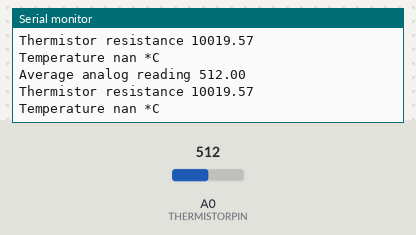
The sketch below on a simulated Arduino Uno, built with avr-gcc and run on an emulated ATmega328P. Shown: the last lines printed to the serial monitor. Inputs (shaded band) come from the test bench; at power-on: A0 (THERMISTORPIN) = 512.

Above: at 1.2 s.
1.3 s: A0 (THERMISTORPIN) set to 0
At 3.1 s:
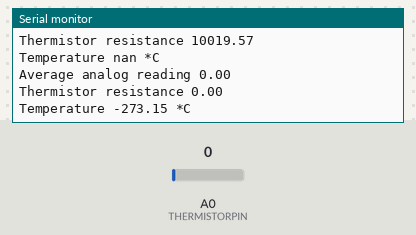
4.3 s: A0 (THERMISTORPIN) set to 1023
At 5.2 s:
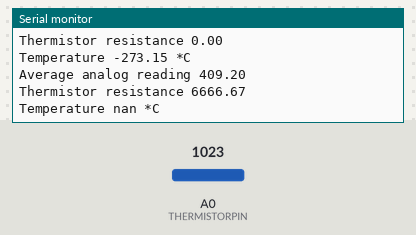
Timing chart, 0 to 7.3 s (numbered marks = the images above; inputs shaded):
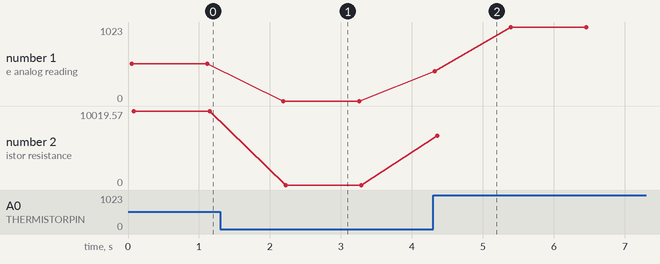

Measured:
- after the input at 1.3 s, the serial monitor: prints a new line after 0.89 s (image 1)
- after the input at 4.3 s, the serial monitor: prints a new line at once (image 2)
- plotted number 1: 512 → 0 after the input at 1.3 s, 0 → 1023 after the input at 4.3 s
- plotted number 2: 10019.57 → 0 after the input at 1.3 s, 0 → 6666.67 after the input at 4.3 s

The sketch:

tempBasic.ino
```cpp
/*

 Thermistor Code

 Based on Adafruit Thermistor Code

*/

// which analog pin to connect
int const THERMISTORPIN = A0;
// resistance at 25 degrees C
int const THERMISTORNOMINAL = 50000; // For Seeedstudio Kit thermistor
// temp. for nominal resistance (almost always 25 C)
int const TEMPERATURENOMINAL = 25;
// how many samples to take and average, more takes longer
// but is more 'smooth'
int const NUMSAMPLES = 5;
// The beta coefficient of the thermistor (usually 3000-4000)
int const BCOEFFICIENT = 3975; // For Seeedstudio Kit thermistor
// the value of the 'other' resistor
int const SERIESRESISTOR = 10000; // We use a 10KOhm Resistor

int samples[NUMSAMPLES];

void setup() {
  Serial.begin(9600);
}

void loop() {
  uint8_t i;
  float average;

  // take N samples in a row, with a slight delay
  for (i=0; i< NUMSAMPLES; i++) {
   samples[i] = analogRead(THERMISTORPIN);
   delay(10);
  }

  // average all the samples out
  average = 0;
  for (i=0; i< NUMSAMPLES; i++) {
     average += samples[i];
  }
  average /= NUMSAMPLES;

  Serial.print("Average analog reading ");
  Serial.println(average);

  // convert the value to resistance
  average = 1023 / average - 1;
  average = SERIESRESISTOR / average;
  Serial.print("Thermistor resistance ");
  Serial.println(average);

  float steinhart;
  steinhart = average / THERMISTORNOMINAL;     // (R/Ro)
  steinhart = log(steinhart);                  // ln(R/Ro)
  steinhart /= BCOEFFICIENT;                   // 1/B * ln(R/Ro)
  steinhart += 1.0 / (TEMPERATURENOMINAL + 273.15); // + (1/To)
  steinhart = 1.0 / steinhart;                 // Invert
  steinhart -= 273.15;                         // convert to C

  Serial.print("Temperature ");
  Serial.print(steinhart);
  Serial.println(" *C");

  delay(1000);
}
```
